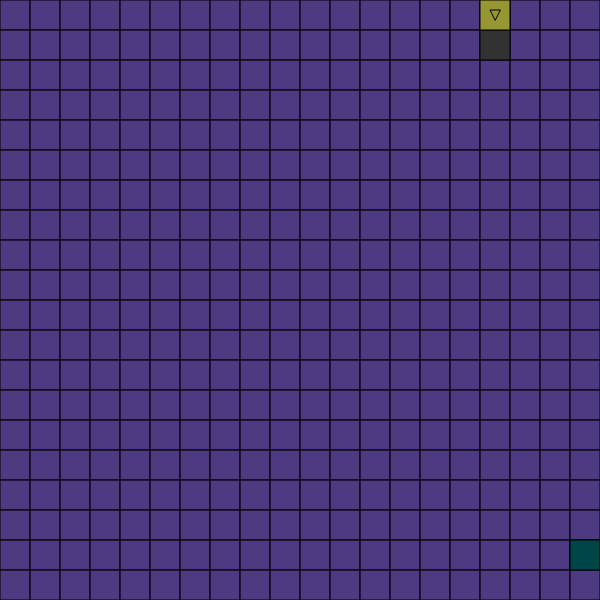
Frame 1 (no input)
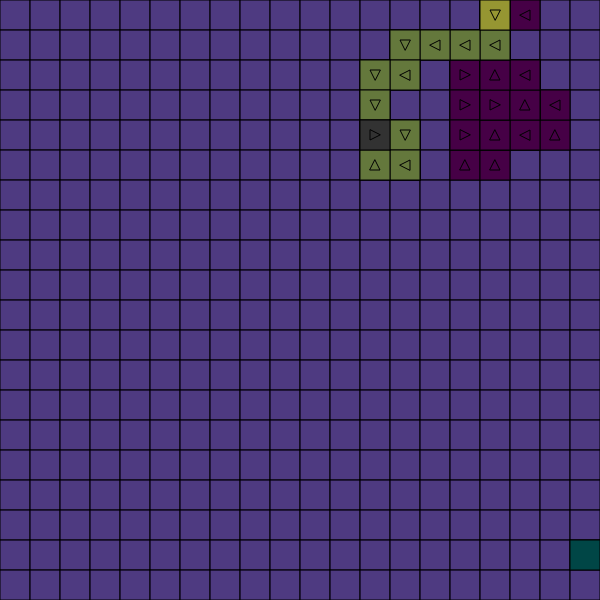
Frame 60 (no input)
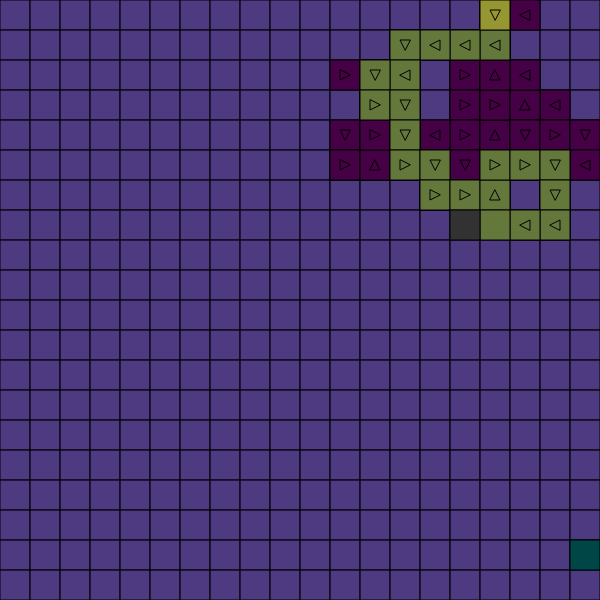
Frame 120 (the mouse pressed at the canvas centre since frame 60)

The p5.js sketch that drew these frames (run headless with seeded random() and noise() and a simulated clock; from frame 60 on, the mouse is pressed at the canvas centre):

// p5.js sketch
// ── sketch.js
const directions = {
    TOP: "top",
    RIGHT: "right",
    BOTTOM: "bottom",
    LEFT: "left",
};

let width = 600,
    height = 600;

let cols = 20,
    rows = 20;

let w = width / cols,
    h = height / rows;

let cells = new Array(rows);

//variables for maze creation
let current;

let maze = [];
let remaining = [];
let path = [];
let stack = [];
let next;
let start;

//Cell defitinion
function Cell(i, j) {
    //coordinates
    this.i = i;
    this.j = j;
    this.x = j * w;
    this.y = i * h;

    // Button
    // for debugging
    // this.button = createButton("get");
    // let offsetX = w / 2 - this.button.size().width / 2;
    // let offsetY = h / 2 - this.button.size().height / 2;
    // this.button.position(this.x + offsetX, this.y + offsetY);
    // this.button.mousePressed(_ => {
    //     console.log(this);
    // });


    //variables for maze creation
    // 0 -> top, 1 -> 
    this.direction;
    this.wentTo;

    //not actually part of the algorithm, used for visualization
    this.visited = false;
    this.walls = {
        top: true,
        right: true,
        bottom: true,
        left: true
    };


    this.show = function(col) {
        noStroke();
        fill(col);
        rect(this.x, this.y, w, h);
        stroke(1);
        if (this.direction == directions.TOP) {
            triangle(this.x + w / 2, this.y + h / 3,
                this.x + 2 * w / 3, this.y + 2 * h / 3,
                this.x + w / 3, this.y + 2 * h / 3);
        }
        if (this.direction == directions.RIGHT) {
            triangle(this.x + 2 * w / 3, this.y + h / 2,
                this.x + w / 3, this.y + 2 * h / 3,
                this.x + w / 3, this.y + h / 3);
        }
        if (this.direction == directions.BOTTOM) {
            triangle(this.x + w / 2, this.y + 2 * h / 3,
                this.x + w / 3, this.y + h / 3,
                this.x + 2 * w / 3, this.y + h / 3);
        }
        if (this.direction == directions.LEFT) {
            triangle(this.x + w / 3, this.y + h / 2,
                this.x + 2 * w / 3, this.y + h / 3,
                this.x + 2 * w / 3, this.y + 2 * h / 3);
        }
        if (this.walls.top) {
            // line(x1, y1, x2, y2);
            line(this.x, this.y, this.x + w, this.y);
        }
        if (this.walls.bottom) {
            line(this.x, this.y + h, this.x + w, this.y + h);
        }
        if (this.walls.right) {
            line(this.x + w, this.y, this.x + w, this.y + h);
        }
        if (this.walls.left) {
            line(this.x, this.y, this.x, this.y + h);
        }

    }
}

function arrayRemove(arr, value) {
    for (let i = 0; i < arr.length; i++) {
        if (arr[i] === value) {
            arr.splice(i, 1);
            break;
        }
    }
}

function setup() {
    createCanvas(width, height);
    // frameRate(5);
    //create 2d array
    for (let i = 0; i < rows; i++) {
        cells[i] = new Array(cols);
    }

    //create cells
    for (let i = 0; i < rows; i++) {
        for (let j = 0; j < cols; j++) {
            cells[i][j] = new Cell(i, j);
            remaining.push(cells[i][j]);
        }
    }

    //setup for maze creation
    let starting_cell = cells[Math.random() * rows | 0][Math.random() * cols | 0];
    maze.push(starting_cell);
    arrayRemove(remaining, starting_cell);

    start = remaining[Math.random() * remaining.length | 0];
    current = start;
}

let path_started = false;

function randomNeighbor(current) {
    let neighbors = [];
    if (current.i > 0) {
        neighbors.push(cells[current.i - 1][current.j]);
    }
    if (current.i < rows - 1) {
        neighbors.push(cells[current.i + 1][current.j]);
    }
    if (current.j > 0) {
        neighbors.push(cells[current.i][current.j - 1]);
    }
    if (current.j < cols - 1) {
        neighbors.push(cells[current.i][current.j + 1]);
    }

    if (neighbors.length > 0) {
        return neighbors[Math.random() * neighbors.length | 0];
    }
    return undefined;
}

function setDirection(current, next) {
    let y = next.i - current.i;
    let x = next.j - current.j;

    if (x === 1) {
        current.direction = directions.RIGHT;
    }
    if (x === -1) {
        current.direction = directions.LEFT;
    }
    if (y === 1) {
        current.direction = directions.BOTTOM;
    }
    if (y === -1) {
        current.direction = directions.TOP;
    }
}

function removeWalls(cells) {

}

function extendMaze() {
    let tmp = start;
    let path_from = [];
    while (!maze.includes(tmp)) {
        path_from.push(tmp);
        tmp = tmp.wentTo;
    }
    path_from.push(tmp);

    for (let i = 0; i < path_from.length - 1; i++) {
        path_from[i].walls[path_from[i].direction] = false;
    }

    for (let i = path_from.length - 1; i > 0; i--) {
        if (path_from[i - 1].direction == directions.TOP) {
            path_from[i].walls.bottom = false;
        }
        if (path_from[i - 1].direction == directions.BOTTOM) {
            path_from[i].walls.top = false;
        }
        if (path_from[i - 1].direction == directions.RIGHT) {
            path_from[i].walls.left = false;
        }
        if (path_from[i - 1].direction == directions.LEFT) {
            path_from[i].walls.right = false;
        }
    }



    for (let i = 0; i < path_from.length; i++) {
        maze.push(path_from[i]);
        arrayRemove(remaining, path_from[i]);
    }
}

function randomWalk() {
    if (maze.includes(current)) {
        console.log("push path to maze");
        //add current path to maze
        extendMaze();

        //reset path
        if (remaining.length == 0) {
            //done
            console.log("done");
            noLoop();
        } else {
            start = current = remaining[Math.random() * remaining.length | 0];
            for (let i = 0; i < path.length; i++) {
                path[i].direction = undefined;
            }
            path = [];
        }
    } else {
        path.push(current);
        let next = randomNeighbor(current);

        setDirection(current, next);

        current.wentTo = next;
        current = next;
    }
}


function draw() {
    background(51);
    for (let i = 0; i < rows; i++) {
        for (let j = 0; j < cols; j++) {
            cells[i][j].show(color(120, 70, 250, 100));
        }
    }


    for (let i = 0; i < path.length; i++) {
        path[i].show(color(70, 0, 70));
    }

    let tmp = start;
    let path_from = [];
    while (!maze.includes(tmp) && tmp) {
        if (path_from.includes(tmp)) {
            break;
        }
        path_from.push(tmp);
        tmp = tmp.wentTo;
    }

    for (let i = 0; i < path_from.length; i++) {
        path_from[i].show(color(100, 120, 60));
    }

    randomWalk();

    current.show(color(50, 50, 50));

    start.show(color(150, 150, 50));

    for (let i = 0; i < maze.length; i++) {
        maze[i].show(color(0, 70, 70));
    }


}
